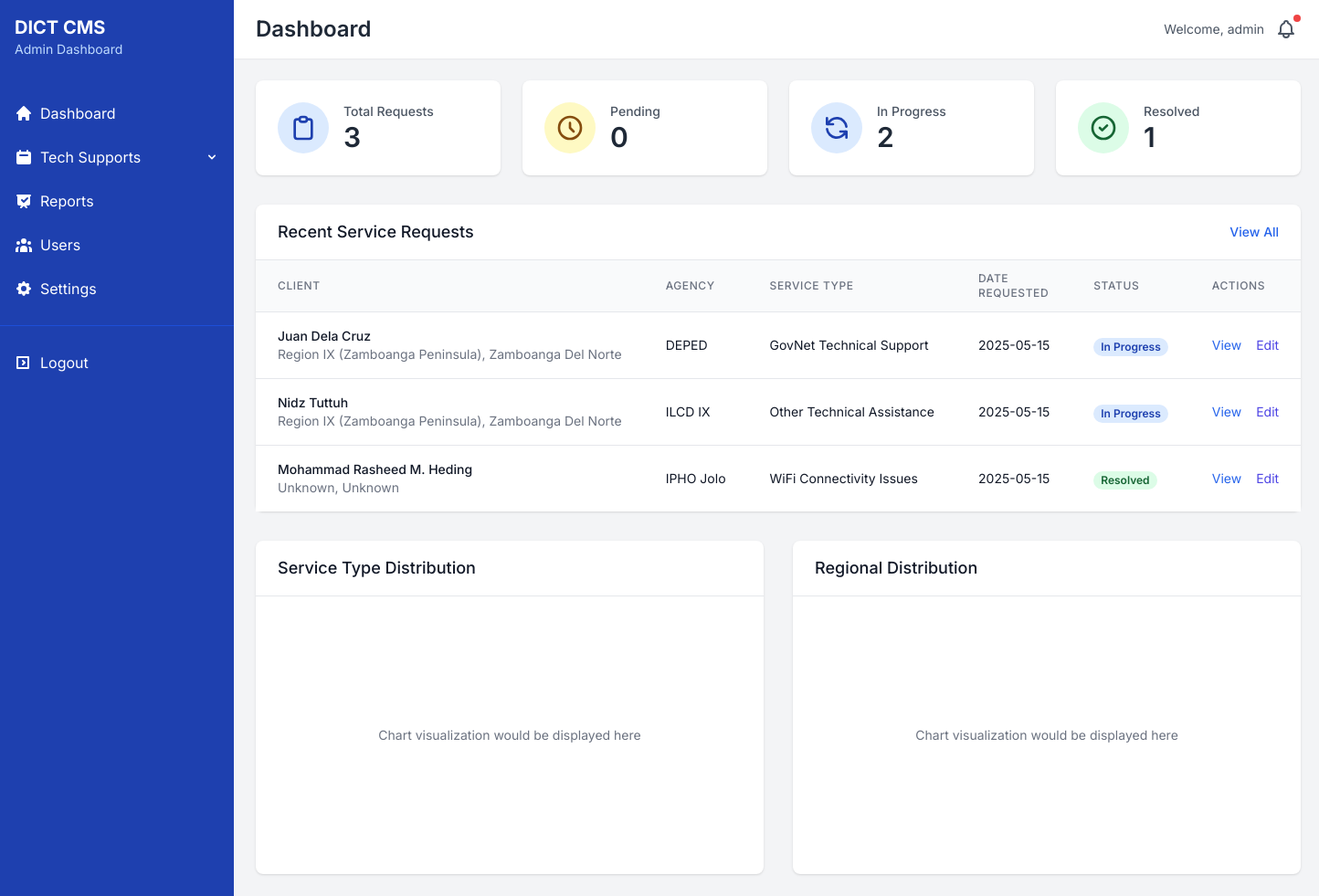
Page /admin/dashboard.php (signed in) on the earlier database version.
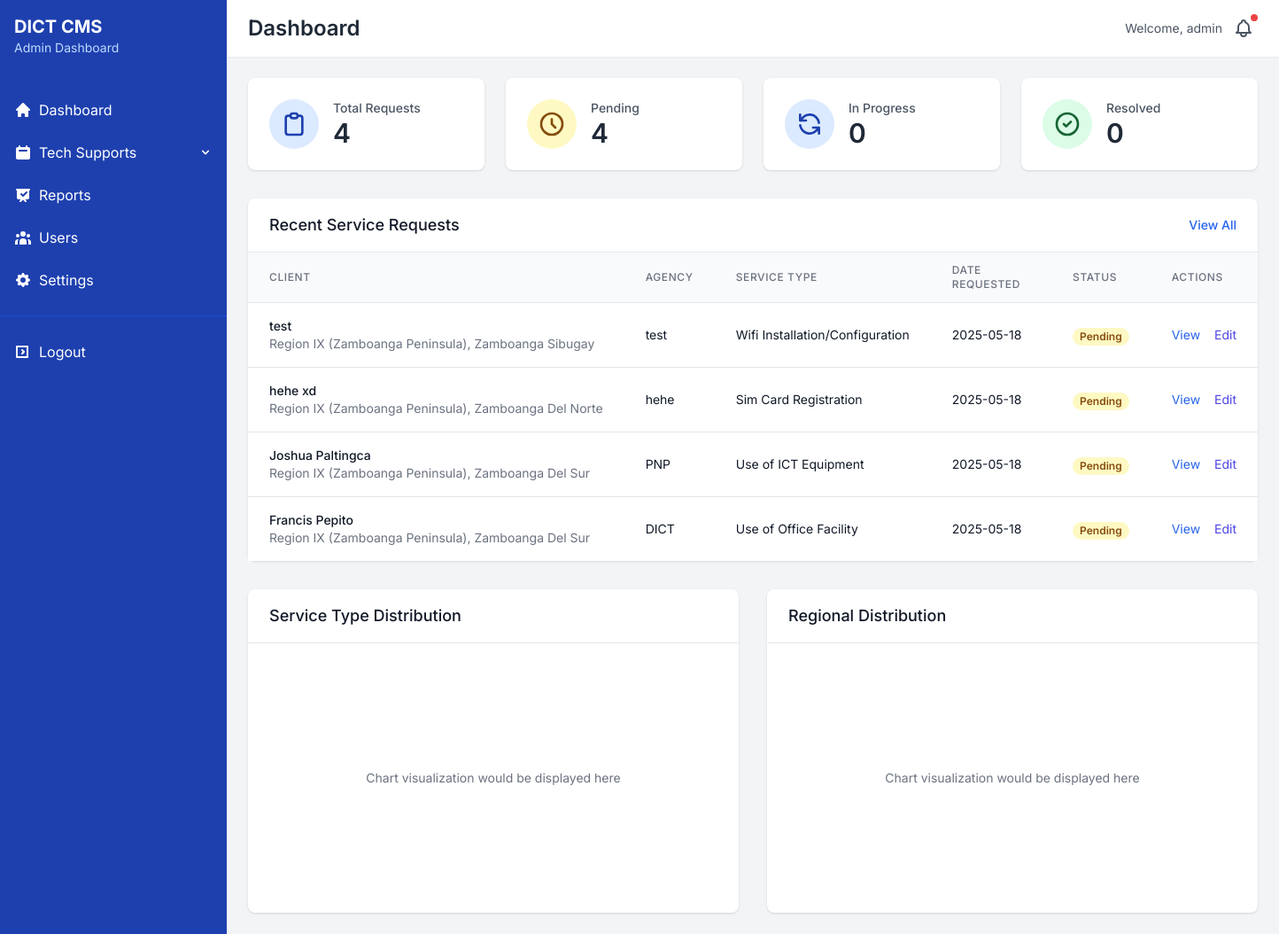
Same page on the later database version.
### tables this page shows
CREATE TABLE `tech_support_requests` (
  `id` int(11) NOT NULL,
  `client_name` varchar(100) NOT NULL,
  `agency` varchar(100) NOT NULL,
  `email` varchar(100) NOT NULL,
  `phone` varchar(20) NOT NULL,
  `region_id` int(11) NOT NULL,
  `province_id` int(11) NOT NULL,
  `district_id` int(11) DEFAULT NULL,
  `municipality_id` int(11) NOT NULL,
  `support_type` varchar(100) NOT NULL,
  `subject` varchar(255) DEFAULT NULL,
  `issue_description` text NOT NULL,
  `date_requested` timestamp NOT NULL DEFAULT current_timestamp(),
  `date_assisted` timestamp NULL DEFAULT NULL,
  `date_resolved` timestamp NULL DEFAULT NULL,
  `assisted_by_id` int(11) DEFAULT NULL,
  `status` enum('Pending','In Progress','Resolved','Cancelled') DEFAULT 'Pending',
  `remarks` text DEFAULT NULL,
  `created_at` timestamp NOT NULL DEFAULT current_timestamp(),
  `updated_at` timestamp NOT NULL DEFAULT current_timestamp() ON UPDATE current_timestamp()
);

CREATE TABLE `regions` (
  `id` int(11) NOT NULL,
  `region_code` varchar(20) NOT NULL,
  `region_name` varchar(100) NOT NULL,
  `created_at` timestamp NOT NULL DEFAULT current_timestamp(),
  `updated_at` timestamp NOT NULL DEFAULT current_timestamp() ON UPDATE current_timestamp()
);

CREATE TABLE `provinces` (
  `id` int(11) NOT NULL,
  `province_name` varchar(100) NOT NULL,
  `province_code` varchar(20) DEFAULT NULL,
  `region_id` int(11) NOT NULL,
  `created_at` timestamp NOT NULL DEFAULT current_timestamp(),
  `updated_at` timestamp NOT NULL DEFAULT current_timestamp() ON UPDATE current_timestamp()
);

### admin/dashboard.php (the view, shortened to what the changed rows need)
<?php
include_once '../includes/db_connect.php';
$serviceRequests = [];
$query = "SELECT tsr.*,
          r.region_name, p.province_name, d.district_name, m.municipality_name
          FROM tech_support_requests tsr
          LEFT JOIN regions r ON tsr.region_id = r.id
          LEFT JOIN provinces p ON tsr.province_id = p.id
          LEFT JOIN districts d ON tsr.district_id = d.id
          LEFT JOIN municipalities m ON tsr.municipality_id = m.id
          ORDER BY tsr.date_requested DESC";
$result = $conn->query($query);
if ($result && $result->num_rows > 0) {
    while ($row = $result->fetch_assoc()) {
        $serviceRequests[] = [
            'id' => $row['id'],
            'client_name' => $row['client_name'],
            'agency' => $row['agency'],
            'region' => $row['region_name'] ?? 'Unknown',
            'province' => $row['province_name'] ?? 'Unknown',
            'district' => $row['district_name'] ?? 'Unknown',
            'municipality' => $row['municipality_name'] ?? 'Unknown',
            'service_type' => $row['support_type'],
            'description' => $row['issue_description'],
            'date_requested' => date('Y-m-d', strtotime($row['date_requested'])),
            'date_assisted' => $row['date_assisted'] ? date('Y-m-d', strtotime($row['date_assisted'])) : '',
            'date_resolved' => $row['date_resolved'] ? date('Y-m-d', strtotime($row['date_resolved'])) : '',
            'assisted_by' => 'Staff',
            'status' => $row['status'],
            'remarks' => $row['remarks']
        ];
    }
}
$totalRequests = count($serviceRequests);
$statsQuery = "SELECT
    COUNT(*) as total,
    SUM(CASE WHEN status = 'Pending' THEN 1 ELSE 0 END) as pending,
    SUM(CASE WHEN status = 'In Progress' THEN 1 ELSE 0 END) as in_progress,
    SUM(CASE WHEN status = 'Resolved' THEN 1 ELSE 0 END) as resolved
FROM tech_support_requests";
$statsResult = $conn->query($statsQuery);
if ($statsResult && $statsResult->num_rows > 0) {
    $stats = $statsResult->fetch_assoc();
    $totalRequests = $stats['total'];
    $pendingRequests = $stats['pending'];
    $inProgressRequests = $stats['in_progress'];
    $resolvedRequests = $stats['resolved'];
}
?>
<!DOCTYPE html>
<html lang="en">
<head>
    <script src="https://cdn.tailwindcss.com"></script>
</head>
<?php include '../admin/includes/sidebar.php'; ?>
<body class="bg-gray-100">
        <div class="flex-1 overflow-auto">
            <div class="bg-white shadow-sm">
                <div class="flex justify-between items-center py-4 px-6">
                    <h1 class="text-2xl font-semibold text-gray-800">Dashboard</h1>
                </div>
            </div>
            <div class="p-6">
                <div class="grid grid-cols-1 md:grid-cols-2 lg:grid-cols-4 gap-6 mb-8">
                    <div class="bg-white rounded-lg shadow p-6">
                        <div class="flex items-center">
                            <div class="ml-4">
                                <h2 class="text-gray-600 text-sm font-medium">Total Requests</h2>
                                <p class="text-3xl font-semibold text-gray-800"><?php echo $totalRequests; ?></p>
                            </div>
                        </div>
                    </div>
                    <div class="bg-white rounded-lg shadow p-6">
                        <div class="flex items-center">
                            <div class="ml-4">
                                <h2 class="text-gray-600 text-sm font-medium">Pending</h2>
                                <p class="text-3xl font-semibold text-gray-800"><?php echo $pendingRequests; ?></p>
                            </div>
                        </div>
                    </div>
                    <div class="bg-white rounded-lg shadow p-6">
                        <div class="flex items-center">
                            <div class="ml-4">
                                <h2 class="text-gray-600 text-sm font-medium">In Progress</h2>
                                <p class="text-3xl font-semibold text-gray-800"><?php echo $inProgressRequests; ?></p>
                            </div>
                        </div>
                    </div>
                    <div class="bg-white rounded-lg shadow p-6">
                        <div class="flex items-center">
                            <div class="ml-4">
                                <h2 class="text-gray-600 text-sm font-medium">Resolved</h2>
                                <p class="text-3xl font-semibold text-gray-800"><?php echo $resolvedRequests; ?></p>
                            </div>
                        </div>
                    </div>
                </div>
                <div class="bg-white rounded-lg shadow mb-8">
                    <div class="px-6 py-4 border-b border-gray-200">
                        <div class="flex justify-between items-center">
                            <h2 class="text-lg font-medium text-gray-900">Recent Service Requests</h2>
                        </div>
                    </div>
                    <div class="overflow-x-auto">
                        <table class="min-w-full divide-y divide-gray-200">
                            <thead class="bg-gray-50">
                                <tr>
                                    <th scope="col" class="px-6 py-3 text-left text-xs font-medium text-gray-500 uppercase tracking-wider">
                                        Client
                                    </th>
                                    <th scope="col" class="px-6 py-3 text-left text-xs font-medium text-gray-500 uppercase tracking-wider">
                                        Agency
                                    </th>
                                    <th scope="col" class="px-6 py-3 text-left text-xs font-medium text-gray-500 uppercase tracking-wider">
                                        Service Type
                                    </th>
                                    <th scope="col" class="px-6 py-3 text-left text-xs font-medium text-gray-500 uppercase tracking-wider">
                                        Date Requested
                                    </th>
                                    <th scope="col" class="px-6 py-3 text-left text-xs font-medium text-gray-500 uppercase tracking-wider">
                                        Status
                                    </th>
                                    <th scope="col" class="px-6 py-3 text-left text-xs font-medium text-gray-500 uppercase tracking-wider">
                                        Actions
                                    </th>
                                </tr>
                            </thead>
                            <tbody class="bg-white divide-y divide-gray-200">
                                <?php foreach ($serviceRequests as $request): ?>
                                <tr>
                                    <td class="px-6 py-4 whitespace-nowrap">
                                        <div class="text-sm font-medium text-gray-900"><?php echo htmlspecialchars($request['client_name']); ?></div>
                                        <div class="text-sm text-gray-500"><?php echo htmlspecialchars($request['region']); ?>, <?php echo htmlspecialchars($request['province']); ?></div>
                                    </td>
                                    <td class="px-6 py-4 whitespace-nowrap">
                                        <div class="text-sm text-gray-900"><?php echo htmlspecialchars($request['agency']); ?></div>
                                    </td>
                                    <td class="px-6 py-4 whitespace-nowrap">
                                        <div class="text-sm text-gray-900"><?php echo htmlspecialchars($request['service_type']); ?></div>
                                    </td>
                                    <td class="px-6 py-4 whitespace-nowrap">
                                        <div class="text-sm text-gray-900"><?php echo htmlspecialchars($request['date_requested']); ?></div>
                                    </td>
                                    <td class="px-6 py-4 whitespace-nowrap">
                                        <?php if ($request['status'] === 'Resolved'): ?>
                                            <span class="px-2 inline-flex text-xs leading-5 font-semibold rounded-full bg-green-100 text-green-800">
                                                Resolved
                                            </span>
                                        <?php elseif ($request['status'] === 'In Progress'): ?>
                                            <span class="px-2 inline-flex text-xs leading-5 font-semibold rounded-full bg-blue-100 text-blue-800">
                                                In Progress
                                            </span>
                                        <?php else: ?>
                                            <span class="px-2 inline-flex text-xs leading-5 font-semibold rounded-full bg-yellow-100 text-yellow-800">
                                                Pending
                                            </span>
                                        <?php endif; ?>
                                    </td>
                                    <td class="px-6 py-4 whitespace-nowrap text-sm text-gray-500">
                                        <a href="view-request.php?id=<?php echo $request['id']; ?>" class="text-blue-600 hover:text-blue-900 mr-3">View</a>
                                        <a href="edit_service.php?id=<?php echo $request['id']; ?>" class="text-indigo-600 hover:text-indigo-900">Edit</a>
                                    </td>
                                </tr>
                                <?php endforeach; ?>
                            </tbody>
                        </table>
                    </div>
                </div>
                <div class="grid grid-cols-1 lg:grid-cols-2 gap-8">
                    <div class="bg-white rounded-lg shadow">
                        <div class="px-6 py-4 border-b border-gray-200">
                            <h2 class="text-lg font-medium text-gray-900">Service Type Distribution</h2>
                        </div>
                    </div>
                    <div class="bg-white rounded-lg shadow">
                        <div class="px-6 py-4 border-b border-gray-200">
                            <h2 class="text-lg font-medium text-gray-900">Regional Distribution</h2>
                        </div>
                    </div>
                </div>
            </div>
        </div>
    </div>
</body>
</html>

Differences in the rows shown:
removed tech_support_requests: client_name "Juan Dela Cruz", region.region_name "Region IX (Zamboanga Peninsula)", province.province_name "Zamboanga Del Norte", agency "DEPED", support_type "GovNet Technical Support", date_requested "2025-05-15", status "In Progress"
removed tech_support_requests: client_name "Nidz Tuttuh", region.region_name "Region IX (Zamboanga Peninsula)", province.province_name "Zamboanga Del Norte", agency "ILCD IX", support_type "Other Technical Assistance", date_requested "2025-05-15", status "In Progress"
removed tech_support_requests: client_name "Mohammad Rasheed M. Heding", region "Unknown", province "Unknown", agency "IPHO Jolo", support_type "WiFi Connectivity Issues", date_requested "2025-05-15", status "Resolved"
added tech_support_requests: client_name "test", region.region_name "Region IX (Zamboanga Peninsula)", province.province_name "Zamboanga Sibugay", agency "test", support_type "Wifi Installation/Configuration", date_requested "2025-05-18", status "Pending"
added tech_support_requests: client_name "hehe xd", region.region_name "Region IX (Zamboanga Peninsula)", province.province_name "Zamboanga Del Norte", agency "hehe", support_type "Sim Card Registration", date_requested "2025-05-18", status "Pending"
added tech_support_requests: client_name "Joshua Paltingca", region.region_name "Region IX (Zamboanga Peninsula)", province.province_name "Zamboanga Del Sur", agency "PNP", support_type "Use of ICT Equipment", date_requested "2025-05-18", status "Pending"
added tech_support_requests: client_name "Francis Pepito", region.region_name "Region IX (Zamboanga Peninsula)", province.province_name "Zamboanga Del Sur", agency "DICT", support_type "Use of Office Facility", date_requested "2025-05-18", status "Pending"
Other differences:
$totalRequests: "3" → "4"
$pendingRequests: "0" → "4"
$inProgressRequests: "2" → "0"
$resolvedRequests: "1" → "0"
